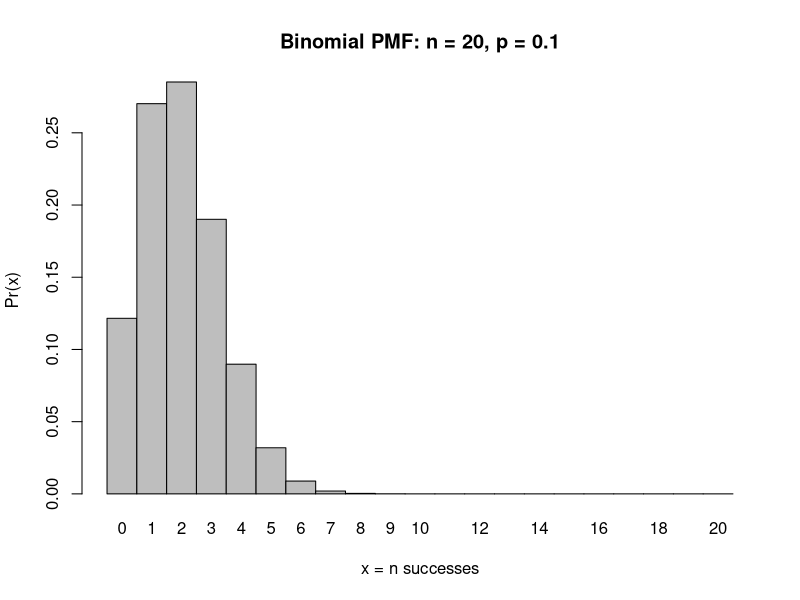
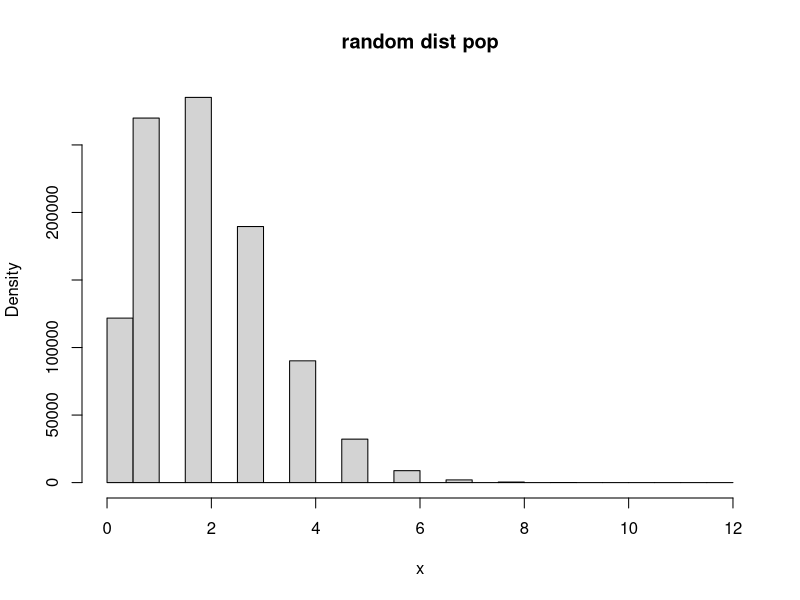
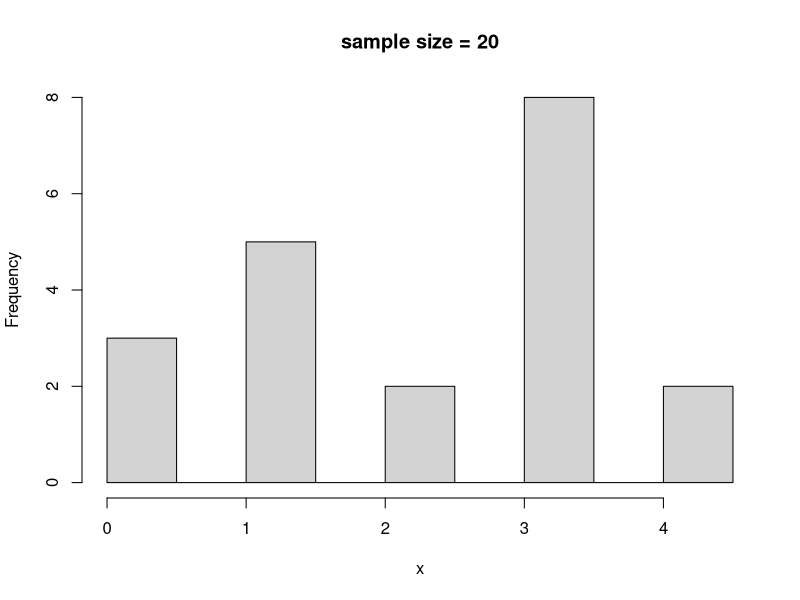
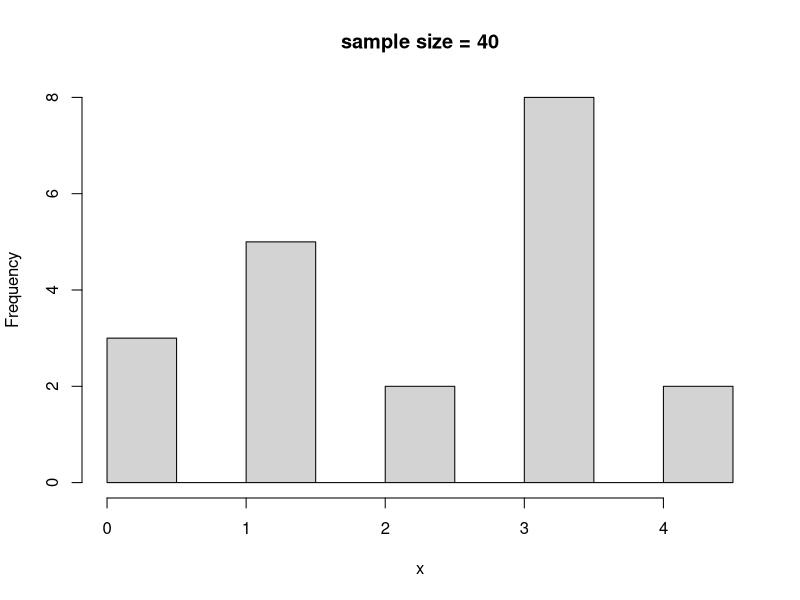
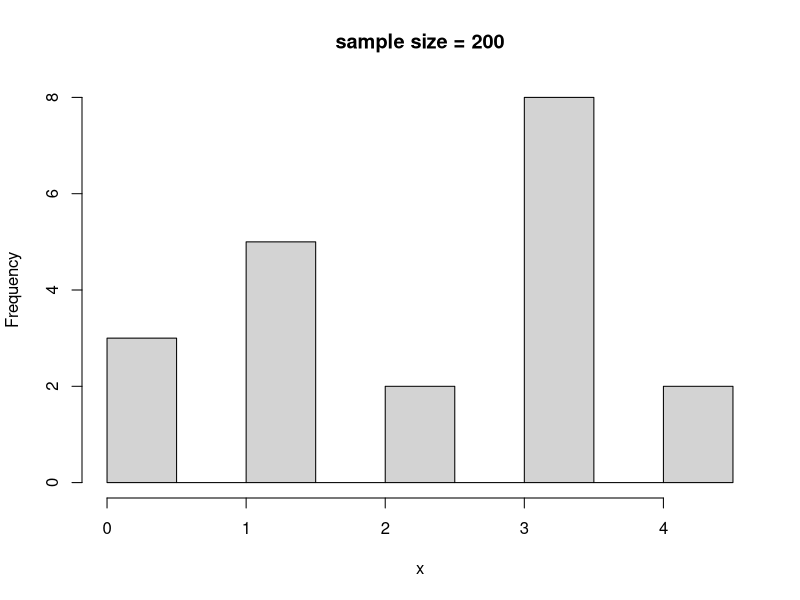
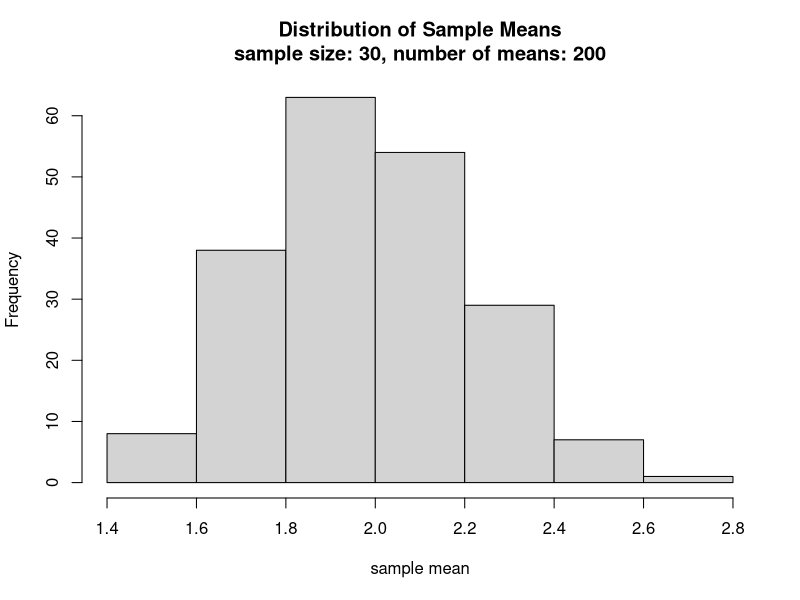
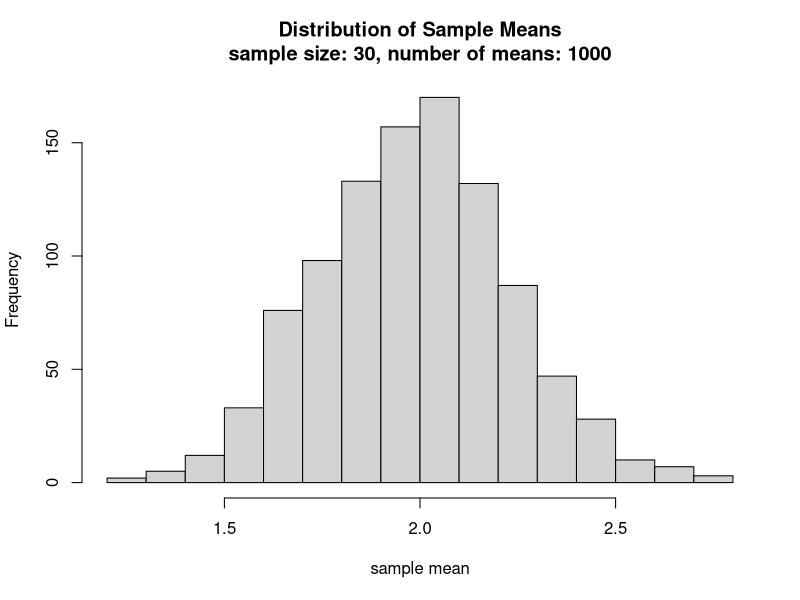

Write R code to recreate these figures, in order.
#Inclass: Populations, samples, and sampling
#Populations - infinitely large and unknowable and follows a parametric distribtuion

#Assumptions of the binomial
#A set of n trials with a binary outcome.
#The trials are independent.
#Each trial has the same probability of success.
#binomial dist has 2 parameters: 
#n (number of trials) and p (probability of success).

x = 0:20

barplot(
  dbinom(x, size = 20, prob = 0.1),
  names.arg = x, space = 0,
  main = "Binomial PMF: n = 20, p = 0.1",
  ylab = "Pr(x)", xlab = "x = n successes")
#rightly skewed and discrete

#Create a "Population" - make a pop of 1 million binom-dist numbers
set.seed(12345)
sim_population = rbinom(n = 1000000, size = 20, prob = 0.1)

hist(sim_population, main = "random dist pop", xlab = "x", ylab = "Density")
max(sim_population)
#max value is 12 which means even tho it goes from 0 to 20, prob of observing counts over 12 is low

#Samples
#as sample size grows, sampling error shrinks
#sampling 20 observations with replacement

set.seed(5431213)
sim_sample = sample(sim_population, size = 20, replace = T)
hist(sim_sample + 0.00001, main = "sample size = 20", xlab = "x")
#it would be hard to tell that that sample came from a binom dist pop

#trying different sample sizes

set.seed(5431213)
sim_sample_40 = sample(sim_population, size = 40, replace = T)
hist(sim_sample + 0.00001, main = "sample size = 40", xlab = "x")

set.seed(5431213)
sim_sample_200 = sample(sim_population, size = 200, replace = T)
hist(sim_sample + 0.00001, main = "sample size = 200", xlab = "x")

#as you increase sample size, normalize
#sample size has to be low to represent parent dist

sd(sim_sample)
mean(sim_sample)


#Sampling Distrubtion
mean_sampler = function(pop, sample_size, n_means)
{
  # pre-allocate a results vector
  means = vector(mode = "numeric", length = n_means)
  
  # sampling loop
  for (i in 1:n_means)
  {
    samp = sample(pop, size = sample_size, replace = TRUE)
    means[i] = mean(samp)
  }
  
  return(means)
}
#example app with a sample size 30 and 200 iterations

sample_means = mean_sampler(
  pop = sim_population, 
  sample_size = 30,
  n_means = 200)

hist(
  sample_means,
  main = "Distribution of Sample Means\nsample size: 30, number of means: 200",
  xlab = "sample mean")

#with 1000 iterations

sample_means_1000it = mean_sampler(
  pop = sim_population, 
  sample_size = 30,
  n_means = 1000)

hist(
  sample_means_1000it,
  main = "Distribution of Sample Means\nsample size: 30, number of means: 1000",
  xlab = "sample mean")


# use the function rexp() to make an expon dist pop

